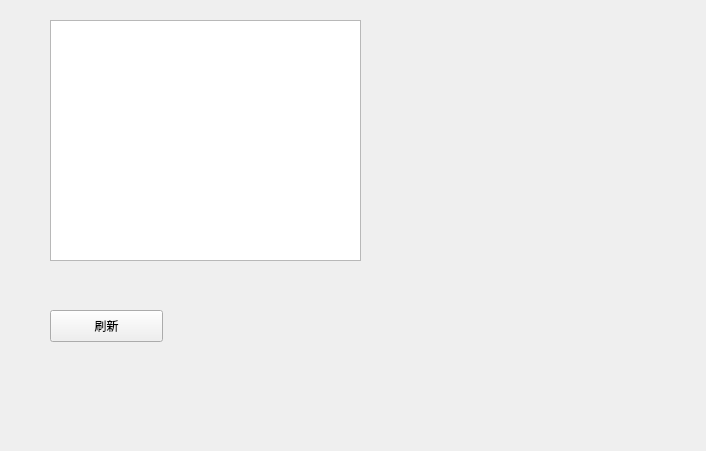
<?xml version="1.0" encoding="UTF-8"?>
<ui version="4.0">
 <class>Kind</class>
 <widget class="QWidget" name="Kind">
  <property name="geometry">
   <rect>
    <x>0</x>
    <y>0</y>
    <width>706</width>
    <height>451</height>
   </rect>
  </property>
  <property name="windowTitle">
   <string>Form</string>
  </property>
  <widget class="QTableView" name="tableView">
   <property name="geometry">
    <rect>
     <x>50</x>
     <y>20</y>
     <width>311</width>
     <height>241</height>
    </rect>
   </property>
  </widget>
  <widget class="QPushButton" name="refresh">
   <property name="geometry">
    <rect>
     <x>50</x>
     <y>310</y>
     <width>113</width>
     <height>32</height>
    </rect>
   </property>
   <property name="text">
    <string>刷新</string>
   </property>
  </widget>
 </widget>
 <resources/>
 <connections/>
</ui>
